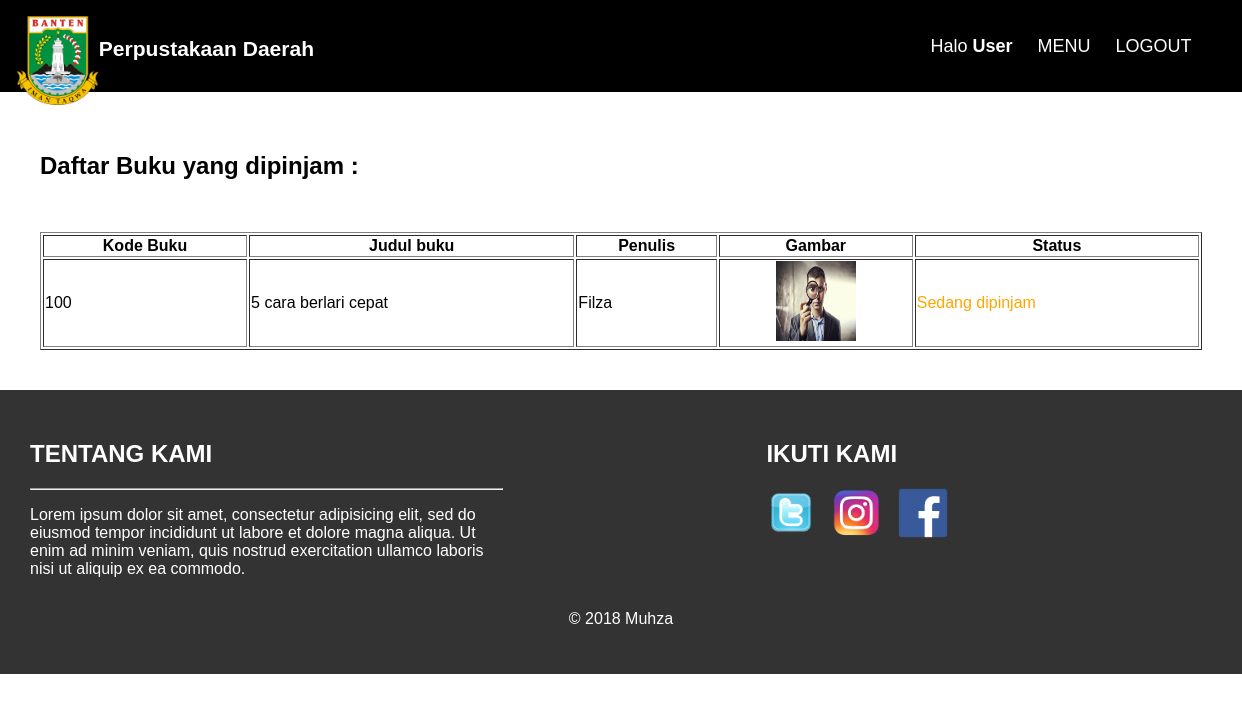
The page /perpustakaan_daerah/profile.php (signed in) on the database its author committed.
### tables this page shows
CREATE TABLE `transaction` (
  `id` int(11) NOT NULL,
  `user_id` int(11) NOT NULL,
  `parent_book_id` int(11) NOT NULL,
  `book_id` int(11) NOT NULL,
  `start_date` date NOT NULL,
  `end_date` date NOT NULL,
  `on_hand` tinyint(4) NOT NULL DEFAULT '0',
  `status` tinyint(4) DEFAULT NULL
);

CREATE TABLE `books` (
  `id` int(11) NOT NULL,
  `title` varchar(191) NOT NULL,
  `author_id` int(11) NOT NULL,
  `description` text NOT NULL,
  `image` varchar(191) DEFAULT NULL,
  `synopsis` text NOT NULL,
  `category_id` int(11) NOT NULL,
  `qty` int(11) NOT NULL
);

CREATE TABLE `author` (
  `id` int(11) NOT NULL,
  `name` varchar(191) NOT NULL
);

### perpustakaan_daerah/classes/DB.php (called while the page is built, shortened)
<?php
class DB{
	private static function conn()
	{
		$pdo = new PDO('mysql:dbhost=localhost;dbname=perpusdar', 'root', '');
		$pdo->setAttribute(PDO::ATTR_ERRMODE, PDO::ERRMODE_EXCEPTION);
		return $pdo;
	}
	public static function query($sql, $params = array())
	{
		$exec = self::conn()->prepare($sql);
		$exec->execute($params);
		if(explode(' ', $sql)[0] == 'SELECT'){
			$data = $exec->fetchAll();
			return $data;
		}
	}
}

### perpustakaan_daerah/profile.php (the view, shortened to what this page needs)
<?php require_once('layouts/_header.php'); ?>
<link rel="stylesheet" type="text/css" href="<?php echo base_url; ?>/assets/css/profile.css">
<section class="profile" style="padding: 40px;">
	<h1>Daftar Buku yang dipinjam :</h1>
	<table border="1px">
		<thead>
			<tr>
				<th>Kode Buku</th>
				<th>Judul buku</th>
				<th>Penulis</th>
				<th>Gambar</th>
				<th>Status</th>
			</tr>
		</thead>
		<tbody>
			<?php
			$userid = DB::query('SELECT * FROM users WHERE name=:name', array(':name' => $_SESSION['username']))[0]['id'];
			$books = DB::query('SELECT books.*, transaction.book_id AS kode_buku, transaction.status AS status, author.name AS author FROM transaction LEFT OUTER JOIN books ON books.id = transaction.parent_book_id LEFT OUTER JOIN author ON author.id = books.author_id WHERE transaction.user_id =:userid ORDER BY status DESC', array(':userid' => $userid));
			foreach ($books as $row) {
			?>
			<tr>
				<td><?php echo $row['kode_buku']; ?></td>
				<td><?php echo $row['title']; ?></td>
				<td><?php echo $row['author']; ?></td>
				<td style="text-align: center;">
					<img src="<?php echo base_url; ?>/assets/img/<?php echo $row['image']; ?>" width="80px" height="80px">
				</td>
				<td>
					<?php if ($row['status'] == 0) { ?>
					<span style="color: green;">Sudah dikembalikan</span>
					<?php }else{ ?>
					<span style="color: orange;">Sedang dipinjam</span>
					<?php } ?>
				</td>
			</tr>
			<?php } ?>
		</tbody>
	</table>
</section>
<?php require_once('layouts/_footer.php'); ?>

### perpustakaan_daerah/assets/css/style.css (style rules this page uses)
body { margin: 0; font-family: Arial; overflow-x: hidden; }

### perpustakaan_daerah/assets/css/profile.css (style rules this page uses)
section.profile { display: grid; grid-template-columns: 1fr; grid-gap: 2em; }

### rows shown on the page
transaction: book "100", parent_book.title "5 cara berlari cepat", author.name "Filza", parent_book.image (picture), status "Sedang dipinjam"

### other values the page prints
$_SESSION['username'] "User"
